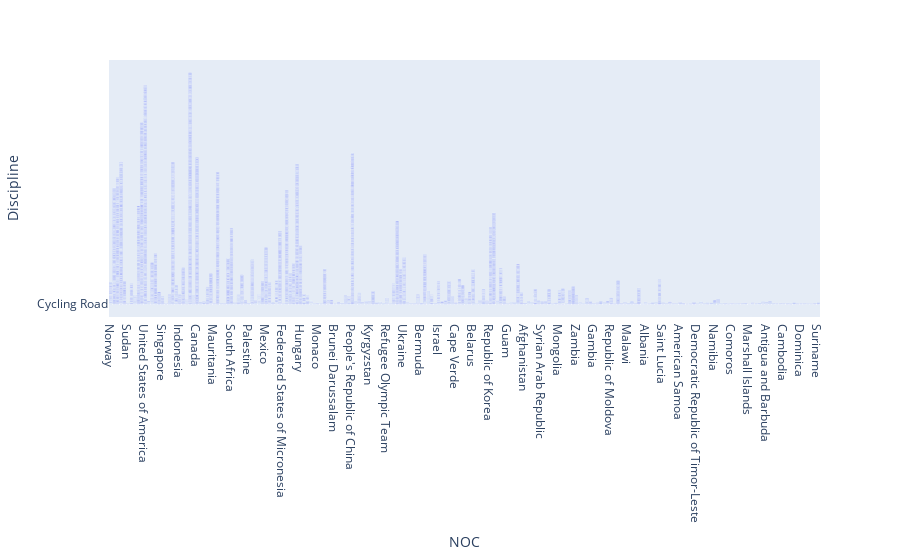

Notebook source saved alongside this figure:
### Code cell
fig2=px.bar(df2, x='NOC', y="Discipline")
fig2.show()

### Figure 1 — Plotly figure (JSON) as saved in the notebook; plotly's stock layout.template omitted (floating-point values rounded to 4 significant figures; data arrays with more than 128 entries replaced by an {"elided": "..."} marker saying what was removed)
{"data": [{"alignmentgroup": "True", "hovertemplate": "NOC=%{x}<br>Discipline=%{y}<extra></extra>", "legendgroup": "", "marker": {"color": "#636efa", "pattern": {"shape": ""}}, "name": "", "offsetgroup": "", "orientation": "v", "showlegend": false, "textposition": "auto", "type": "bar", "x": {"elided": "11085 str values"}, "xaxis": "x", "y": {"elided": "11085 str values"}, "yaxis": "y"}], "layout": {"barmode": "relative", "legend": {"tracegroupgap": 0}, "margin": {"t": 60}, "xaxis": {"anchor": "y", "domain": [0, 1], "title": {"text": "NOC"}}, "yaxis": {"anchor": "x", "domain": [0, 1], "title": {"text": "Discipline"}}}}
